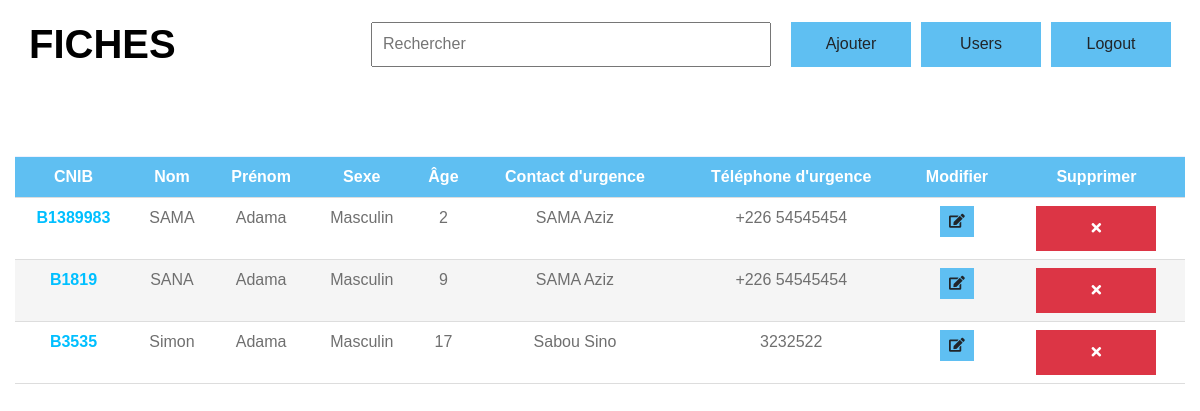
/accueil (signed in), run on an earlier commit of the app's database.
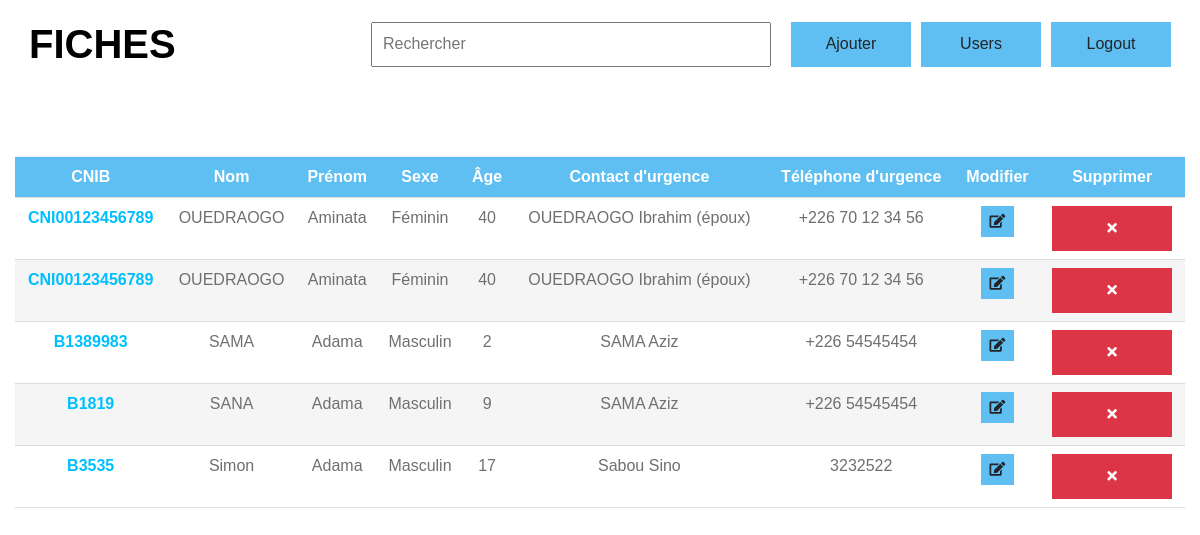
And on a later commit of the database.
### assist/models.py (models this page shows, shortened)
class Individual(models.Model):
    BLOOD_TYPE_CHOICES = [
        ('A+', 'A+'), ('A-', 'A-'),
        ('B+', 'B+'), ('B-', 'B-'),
        ('AB+', 'AB+'), ('AB-', 'AB-'),
        ('O+', 'O+'), ('O-', 'O-'),
    ]
    GENDER_CHOICES = [
        ('M', 'Masculin'),
        ('F', 'Féminin'),
    ]
    unique_id = models.UUIDField(
        default=uuid.uuid4,
        editable=False,
        unique=True,
        verbose_name="Identifiant unique"
    )
    first_name = models.CharField(max_length=100, verbose_name="Prénom")
    last_name = models.CharField(max_length=100, verbose_name="Nom")
    cnib = models.CharField(max_length=15, verbose_name="Cnib")
    key = models.CharField(max_length=10000, verbose_name="Key")  # à hasher manuellement
    email = models.EmailField(null=True, blank=True,)
    date_of_birth = models.DateField(verbose_name="Date de naissance")
    gender = models.CharField(max_length=1, choices=GENDER_CHOICES, verbose_name="Sexe")
    blood_type = models.CharField(max_length=3, choices=BLOOD_TYPE_CHOICES, verbose_name="Groupe sanguin")
    emergency_contact_name = models.CharField(max_length=200, verbose_name="Contact d'urgence (nom)")
    emergency_contact_phone = models.CharField(max_length=20, verbose_name="Contact d'urgence (téléphone)")
    critical_allergies = models.TextField(blank=True, verbose_name="Allergies critiques")
    current_medications = models.TextField(blank=True, verbose_name="Médicaments actuels")
    medical_conditions = models.TextField(blank=True, verbose_name="Conditions médicales")
    past_surgeries = models.TextField(blank=True, verbose_name="Chirurgies passées")
    medical_history = models.TextField(blank=True, verbose_name="Historique médical détaillé")
    attending_physician = models.CharField(max_length=200, blank=True, verbose_name="Médecin traitant")
    physician_phone = models.CharField(max_length=20, blank=True, verbose_name="Téléphone du médecin")
    insurance_info = models.TextField(blank=True, verbose_name="Informations d'assurance")
    additional_emergency_contacts = models.TextField(blank=True, verbose_name="Contacts d'urgence supplémentaires")
    created_by = models.ForeignKey(User, on_delete=models.SET_NULL, null=True, blank=True, verbose_name="Créé par")
    qr_code = models.ImageField(upload_to='qr_codes/', blank=True, verbose_name="Code QR")
    is_active = models.BooleanField(default=True, verbose_name="Actif")
    created_at = models.DateTimeField(auto_now_add=True)
    updated_at = models.DateTimeField(auto_now=True)
    class Meta:
        verbose_name = "Individu"
        verbose_name_plural = "Individus"
        ordering = ['last_name', 'first_name']
    @property
    def full_name(self):
        return f"{self.first_name} {self.last_name}"
    @property
    def age(self):
        today = date.today()
        return today.year - self.date_of_birth.year - (
            (today.month, today.day) < (self.date_of_birth.month, self.date_of_birth.day)
        )

### assist/views.py (the view)
# urls.py: path('accueil', accueil, name="accueil"),
@login_required(login_url='connect_user')
def accueil(request):
    fiches = Individual.objects.filter(is_active = True)
    context = {"fiches": fiches}
    return render(request, "accueil.html", context = context)

### assist/templates/accueil.html (shortened to what this page needs)
{% load static %}
<!DOCTYPE html>
<html lang="fr">
<head>
    <link href="https://cdnjs.cloudflare.com/ajax/libs/font-awesome/5.10.0/css/all.min.css" rel="stylesheet">
    <link href="{% static 'css/style.css' %}" rel="stylesheet">
</head>
<body>
    <div class="header row px-xl-4">
        <div>
            <h1 class="font-weight-semi-bold text-uppercase">Fiches</h1>
        </div>
        <div class="buttons">
            <div class="search-container" >
                <input type="text" id="search-input" placeholder="Rechercher" style="height: 45px; width: 400px; padding: 10px;">
            </div><br/>
            <button class="btn btn-primary" onclick="window.location.href='{% url 'create_individual' %}'">Ajouter</button>
            <button class="btn btn-primary" onclick="window.location.href='{% url 'comptes' %}'">Users</button>
            <button class="btn btn-primary" onclick="window.location.href='{% url 'logout' %}'">Logout</button>
        </div>
    </div>
    <div class="row">
        <div class="col">
            <div class="tab-content">
                <div class="tab-pane fade mb-5 show active" id="tab-pane-1">
                    <div class="container-fluid pt-5">
                        <div class="row">
                            <div class="col-lg-12 table-responsive mb-5">
                                <table class="common-style table text-center mb-0">
                                    <thead>
                                        <tr>
                                            <th>CNIB</th>
                                            <th>Nom</th>
                                            <th>Prénom</th>
                                            <th>Sexe</th>
                                            <th>Âge</th>
                                            <th>Contact d'urgence</th>
                                            <th>Téléphone d'urgence</th>
                                            <th>Modifier</th>
                                            <th>Supprimer</th>
                                        </tr>
                                    </thead>
                                    <tbody>
                                        {% for fiche in fiches %}
                                        <tr class="user-row">
                                            <td style="color: #00bfff; font-weight: bold; cursor: pointer;" onclick="window.location.href='{% url 'individual_public' fiche.unique_id %}'">{{ fiche.cnib }}</td>
                                            <td>{{ fiche.last_name }}</td>
                                            <td class="first-name">{{ fiche.first_name }}</td>
                                            <td>{{ fiche.get_gender_display }}</td>
                                            <td>{{ fiche.age }}</td>
                                            <td>{{ fiche.emergency_contact_name }}</td>
                                            <td>{{ fiche.emergency_contact_phone }}</td>
                                            <td>
                                                <a href="{% url 'modifier_individual' fiche.unique_id %}" class="btn btn-sm btn-primary">
                                                    <i class="fas fa-edit"></i>
                                                </a>
                                            </td>
                                            <td>
                                                <button type="button"
                                                        class="btn btn-sm btn-danger"
                                                        data-toggle="modal"
                                                        data-target="#confirmDeleteModal{{ fiche.unique_id }}">
                                                    <i class="fas fa-times"></i>
                                                </button>
                                            </td>
                                        </tr>
                                        {% empty %}
                                        <tr>
                                            <td colspan="8">Aucun individu enregistré.</td>
                                        </tr>
                                        {% endfor %}
                                    </tbody>
                                </table>
                            </div>
                        </div>
                    </div>
                </div>
            </div>
        </div>
    </div>
</body>
</html>

### assist/templates/accueil.html (style rules this page uses)
body { margin: 0; padding: 0; max-width: 100%; font-family: Arial, sans-serif; overflow-x: hidden; }
h1 { color: black; padding: 20px; margin: 0; text-align: center; }
table.common-style { border-collapse: collapse; width: 100%; text-align: center; }
table.common-style th, table.common-style td { padding: 8px; border-bottom: 1px solid #ddd; }
table.common-style th { background-color: #5fbff2; color: white; }
table.common-style tr:nth-child(even) { background-color: #f5f5f5; }
.header { display: flex; justify-content: space-between; align-items: center; margin-bottom: 20px; }
button { width: 120px; height: 45px; font-size: 16px; font-weight: bold; background-color: #5fbff2; color: #fff; border: none; border-radius: 4px; cursor: pointer; transition: background-color 0.3s ease; }
.buttons { display: flex; gap: 10px; padding: 20px; }

What changed in the data, as far as the page shows it:
added Individual: cnib "CNI00123456789", last_name "OUEDRAOGO", first_name "Aminata", gender "Féminin", age "40", emergency_contact_name "OUEDRAOGO Ibrahim (époux)", emergency_contact_phone "+226 70 12 34 56"
added Individual: cnib "CNI00123456789", last_name "OUEDRAOGO", first_name "Aminata", gender "Féminin", age "40", emergency_contact_name "OUEDRAOGO Ibrahim (époux)", emergency_contact_phone "+226 70 12 34 56"
